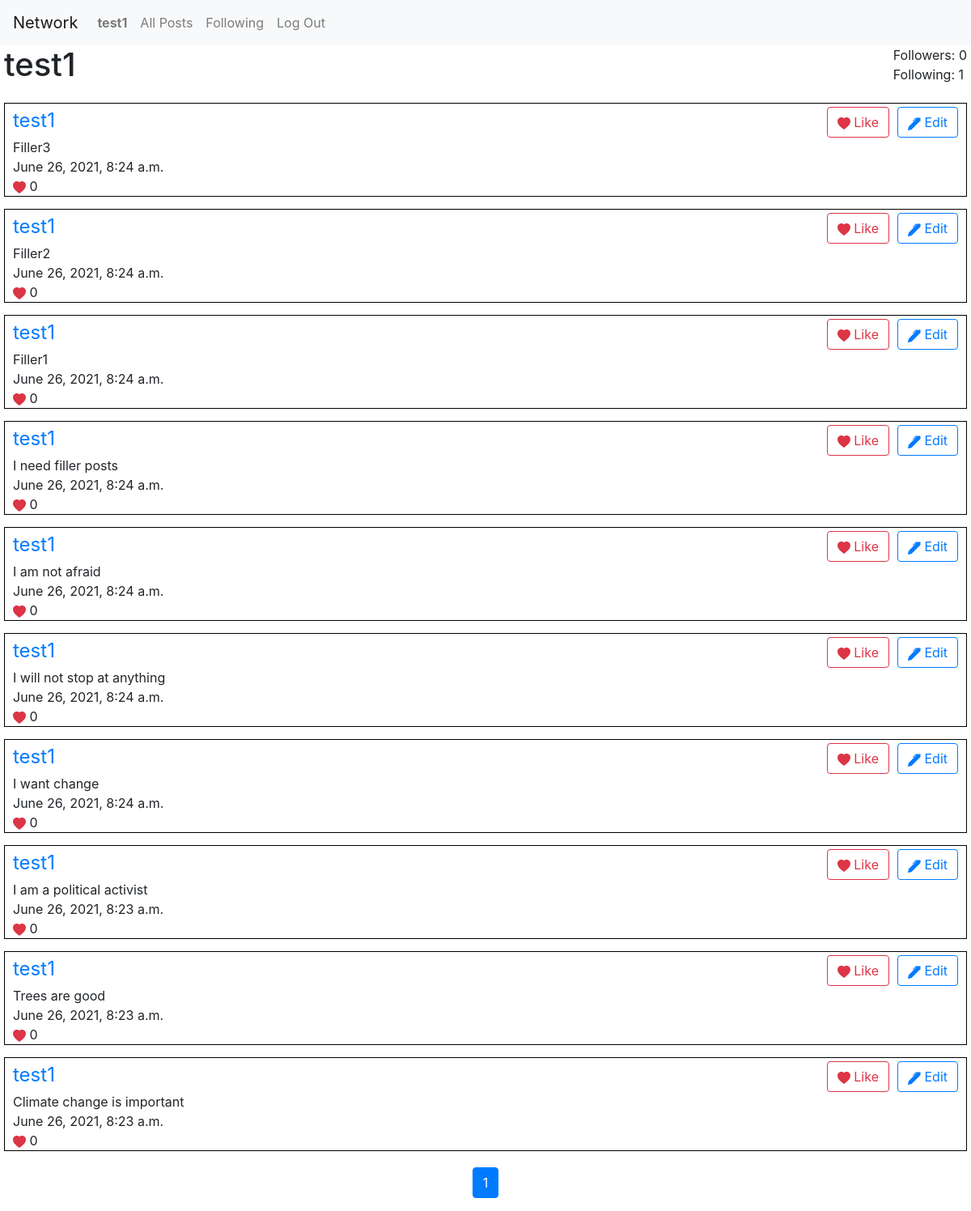
Screenshot of /user-profile/2 (signed in) with the database file from the repository.
### network/models.py (models this page shows)
class User(AbstractUser):
    follows = models.ManyToManyField(
        "User",
        blank=True,
        related_name="followers"
    )

class Post(models.Model):
    user = models.ForeignKey(
        User,
        on_delete=CASCADE, related_name="posts")
    text = models.CharField(
        max_length=1000,
        verbose_name="Post:"
    )
    likes = models.ManyToManyField(
        User,
        blank=True,
        related_name="likedPosts"
    )
    date = models.DateTimeField(
        verbose_name="Published:",
        auto_now_add=True,
        blank=True
    )

### network/views.py (the view)
# urls.py: path("user-profile/<int:user_id>", views.user_profile, name="user-profile"),
def user_profile(request, user_id, page_num=1):
    try:
        user = User.objects.get(pk=user_id)
    except ObjectDoesNotExist:
        return HttpResponseRedirect(reverse("index"))
    posts = user.posts.all().order_by("-date")
    if request.user and request.user != user:
        try:
            request.user.follows.get(pk=user.id)
        except ObjectDoesNotExist:
            action = "Follow"
        else:
            action = "Unfollow"
    else:
        action = False
    return render(request, "network/user-profile.html", {
        "profile_user": user,
        "posts": Paginator(posts, 10).page(page_num),
        "base_url": reverse("user-profile", args=[user.id]),
        "action": action,
        "edit_post_form": EditForm()
    })

### network/templates/network/user-profile.html (shortened to what this page needs)
{% extends "network/layout.html" %}
{% block body %}
    <div class="profile-cont">
      <div class="user-cont">
        <div class="title">
          <h1>{{profile_user.username}}</h1>
        </div>
        <div class="stats">
          <div class="followers">Followers: {{profile_user.followers.count}}</div>
          <div class="follows">Following: {{profile_user.follows.count}}</div>
        </div>
      </div>
        {%include "network/posts.html"%}
    </div>
{% endblock %}

### network/templates/network/layout.html (shortened to what this page needs)
{% load static %}
<!DOCTYPE html>
<html lang="en">
    <head>
        <link rel="stylesheet" href="https://stackpath.bootstrapcdn.com/bootstrap/4.4.1/css/bootstrap.min.css">
        <link rel="stylesheet" href="https://cdn.jsdelivr.net/npm/bootstrap-icons@1.5.0/font/bootstrap-icons.css">
        <link href="{% static 'network/styles.css' %}" rel="stylesheet">
    </head>
    <body>
        <nav class="navbar navbar-expand-lg navbar-light bg-light">
            <a class="navbar-brand" href="{%url "index"%}">Network</a>
            <div>
              <ul class="navbar-nav mr-auto">
                {% if user.is_authenticated %}
                    <li class="nav-item">
                        <a class="nav-link" href="{% url 'user-profile' user.id%}"><strong>{{ user.username }}</strong></a>
                    </li>
                {% endif %}
                <li class="nav-item">
                  <a class="nav-link" href="{% url 'all-posts' %}">All Posts</a>
                </li>
                {% if user.is_authenticated %}
                    <li class="nav-item">
                        <a class="nav-link" href="{% url 'following-posts' %}">Following</a>
                    </li>
                    <li class="nav-item">
                        <a class="nav-link" href="{% url 'logout' %}">Log Out</a>
                    </li>
                {% endif %}
              </ul>
            </div>
          </nav>
        <div class="body">
            {% block body %}
            {% endblock %}
        </div>
    </body>
</html>

### network/templates/network/posts.html (shortened to what this page needs)
<div class="posts-cont">
  {% for post in posts.object_list %}
  <div class="post-cont">
    <div class="header">
      <a href="{% url 'user-profile' post.user.id%}" class="user">{{post.user}}</a>
      {% if user.is_authenticated %}
        <button class="btn btn-outline-danger like-btn" value="{{post.id}}">
          <svg xmlns="http://www.w3.org/2000/svg" width="16" height="16" fill="currentColor" class="bi bi-heart-fill" viewBox="0 0 16 16">
            <path fill-rule="evenodd" d="M8 1.314C12.438-3.248 23.534 4.735 8 15-7.534 4.736 3.562-3.248 8 1.314z"/>
          </svg>
          {% if user in post.likes.all %}
          Unlike
          {% else %}
          Like
          {% endif %}
        </button>
      {% if user == post.user %}
      <button class="btn btn-outline-primary edit-btn">
        Edit
      </button>
      {% endif %}
      {% endif %}
    </div>
    <div class="text">{{post.text}}</div>
    <div class="date">{{post.date}}</div>
    <div class="likes">
      <svg xmlns="http://www.w3.org/2000/svg" width="16" height="16" fill="currentColor" class="bi bi-heart-fill" viewBox="0 0 16 16">
        <path fill-rule="evenodd" d="M8 1.314C12.438-3.248 23.534 4.735 8 15-7.534 4.736 3.562-3.248 8 1.314z"/>
      </svg>
      {{post.likes.count}}
    </div>
  </div>
  {% empty %}
    <h1>There are no posts</h1>
  {% endfor %}
  <nav aria-label="Page navigation" >
    <ul class="pagination">
      {% for page_num in posts.paginator.page_range %}
        {% if page_num == posts.number %}
          <li class="page-item active">
            <a href="#" class="page-link">{{page_num}}</a>
          </li>
        {% else %}
          <li class="page-item">
            <a href="{{base_url}}/{{page_num}}" class="page-link">{{page_num}}</a>
          </li>
        {% endif %}
      {% endfor %}
    </ul>
  </nav>
</div>

### network/static/network/styles.css (style rules this page uses)
.posts-cont .post-cont { border: 1px solid black; display: -ms-grid; display: grid; padding-left: 10px; margin-top: 15px; margin-left: 5px; margin-right: 5px; }
.posts-cont .header { display: -webkit-box; display: -ms-flexbox; display: flex; -webkit-box-orient: horizontal; -webkit-box-direction: normal; -ms-flex-direction: row; flex-direction: row; -webkit-box-align: center; -ms-flex-align: center; align-items: center; }
.posts-cont .header .user { font-size: 1.5em; }
.posts-cont .header .btn { margin-right: 10px; margin-top: 4px; }
.posts-cont .header .user { -webkit-box-flex: 1; -ms-flex-positive: 1; flex-grow: 1; }
.posts-cont .likes svg { color: #dc3545; }
nav .pagination { -webkit-box-pack: center; -ms-flex-pack: center; justify-content: center; margin-top: 20px; }
.profile-cont .user-cont { display: -webkit-box; display: -ms-flexbox; display: flex; -webkit-box-orient: horizontal; -webkit-box-direction: normal; -ms-flex-direction: row; flex-direction: row; }
.profile-cont .user-cont .title { -webkit-box-flex: 1; -ms-flex-positive: 1; flex-grow: 1; display: -webkit-box; display: -ms-flexbox; display: flex; -webkit-box-orient: vertical; -webkit-box-direction: normal; -ms-flex-direction: column; flex-direction: column; padding-left: 5px; }
.profile-cont .user-cont .stats { padding-right: 5px; }

### rows the page displays
User: username "test1", followers.count "0", follows.count "1"
Post: user "test1", shows "Like", shows "Edit", text "Filler3", date "June 26, 2021, 8:24 a.m.", likes.count "0"
Post: user "test1", shows "Like", shows "Edit", text "Filler2", date "June 26, 2021, 8:24 a.m.", likes.count "0"
Post: user "test1", shows "Like", shows "Edit", text "Filler1", date "June 26, 2021, 8:24 a.m.", likes.count "0"
Post: user "test1", shows "Like", shows "Edit", text "I need filler posts", date "June 26, 2021, 8:24 a.m.", likes.count "0"
Post: user "test1", shows "Like", shows "Edit", text "I am not afraid", date "June 26, 2021, 8:24 a.m.", likes.count "0"
Post: user "test1", shows "Like", shows "Edit", text "I will not stop at anything", date "June 26, 2021, 8:24 a.m.", likes.count "0"
Post: user "test1", shows "Like", shows "Edit", text "I want change", date "June 26, 2021, 8:24 a.m.", likes.count "0"
Post: user "test1", shows "Like", shows "Edit", text "I am a political activist", date "June 26, 2021, 8:23 a.m.", likes.count "0"
Post: user "test1", shows "Like", shows "Edit", text "Trees are good", date "June 26, 2021, 8:23 a.m.", likes.count "0"
Post: user "test1", shows "Like", shows "Edit", text "Climate change is important", date "June 26, 2021, 8:23 a.m.", likes.count "0"

### other values shown
{{ page_num }} "1"
